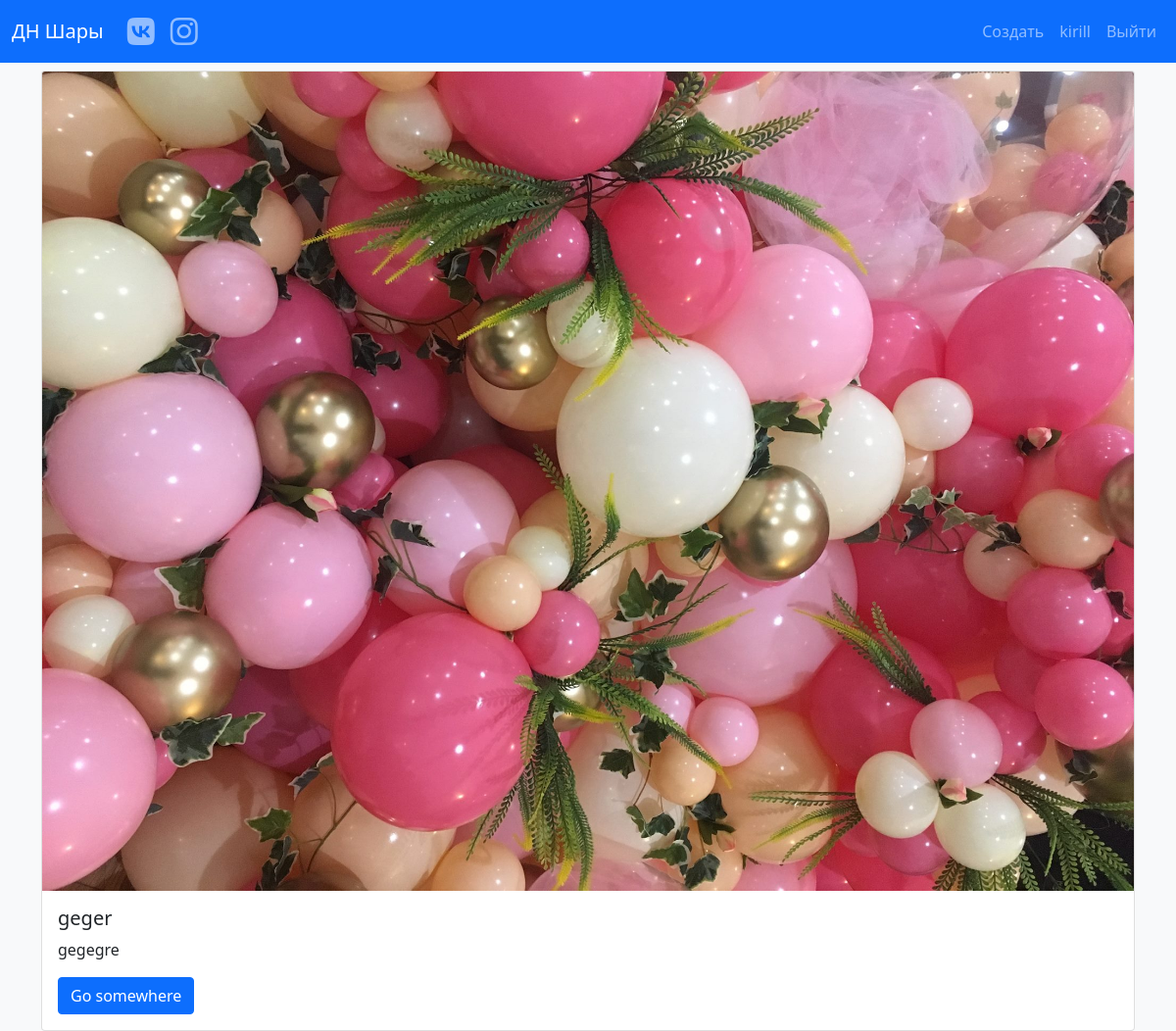
/products?category=2 (signed in), run on the app's committed database.
### tables this page shows
CREATE TABLE `users` (
  `id` int(11) NOT NULL,
  `username` varchar(255) NOT NULL,
  `password` varchar(255) NOT NULL
);

CREATE TABLE `products` (
  `id` int(11) NOT NULL,
  `user_id` int(11) NOT NULL,
  `category_id` int(11) NOT NULL,
  `image_name` varchar(55) NOT NULL,
  `title` varchar(255) NOT NULL,
  `description` text NOT NULL,
  `price` int(11) DEFAULT NULL
);

### config.php (called while the page is built)
<?php
$dns = 'mysql:host=localhost;dbname=balloons;charset=utf8';
$user = 'root';
$password = '';

### includes/classes/Model.php (called while the page is built, shortened)
<?php
class Model
{
    protected $tableName;
    private $pdo;
    public function __construct() {
        include __DIR__ . '/../../config.php';
        $this->pdo = new PDO($dns, $user, $password);
        $this->pdo->setAttribute(PDO::ATTR_ERRMODE, PDO::ERRMODE_EXCEPTION);
    }
    private function query($sql, $params = [])
    {
        $query = $this->pdo->prepare($sql);
        $query->execute($params);
        $query->setFetchMode(PDO::FETCH_CLASS, get_called_class());
        return $query;
    }
    public function get($column, $value)
    {
        $sql = "SELECT * FROM $this->tableName WHERE $column = :$column";
        $params = [":$column" => $value];
        $query = $this->query($sql, $params);
        return $query->fetch();
    }
    public function getAll($where = [], $params = [])
    {
        $sql = "SELECT * FROM $this->tableName";
        if ($where) {
            $sql .= ' WHERE ';
            foreach ($where as $key => $_) {
                $sql .= "$key = :$key AND ";
            }
            $sql = rtrim($sql, ' AND ');
        }
        $query = $this->query($sql, $where);
        return $query->fetchAll();
    }
}

### includes/classes/UserModel.php (called while the page is built, shortened)
<?php
include_once 'Model.php';
class UserModel extends Model
{
    function getLoggedInUser()
    {
        if (isset($_SESSION['username'])) {
            $user = $this->get('username', $_SESSION['username']);
            if ($user && $user->password === $_SESSION['password']) return $user;
            return false;
        }
        return false;
    }
}

### includes/classes/ProductModel.php (called while the page is built, shortened)
<?php
include_once 'Model.php';
class ProductModel extends Model
{
    public function getImageUrl()
    {
        $httpsOrHttp = isset($_SERVER['HTTPS']) && $_SERVER['HTTPS'] === 'on' ? 'https' : 'http';
        $host = $_SERVER['HTTP_HOST'];
        $url = "/images/$this->image_name";
        return $httpsOrHttp . '://' . $host . $url;
    }
}

### products.php (the view)
<?php
include 'header.php';
include 'includes/classes/ProductModel.php';
$category_id = $_GET['category'];
$products = (new ProductModel)->getAll(['category_id' => $category_id], ['orderBy' => '-id']);
?>
<?php foreach ($products as $product): ?>
    <div class="card w-100" style="width: 18rem;">
        <img src="<?= $product->getImageUrl() ?>" class="card-img-top" alt="...">
        <div class="card-body">
            <h5 class="card-title"><?= $product->title ?></h5>
            <p class="card-text"><?= $product->description ?></p>
            <a href="#" class="btn btn-primary">Go somewhere</a>
        </div>
    </div>
<?php endforeach; ?>
<?php include 'footer.php' ?>

### header.php (shortened to what this page needs)
<?php
include 'includes/classes/UserModel.php';
$user = (new UserModel)->getLoggedInUser();
?>
<html>
<head>
    <link href="https://cdn.jsdelivr.net/npm/bootstrap@5.0.0/dist/css/bootstrap.min.css" rel="stylesheet">
    <link rel="stylesheet" href="styles.css">
</head>
<body class="bg-light">
    <nav class="navbar navbar-expand-lg navbar-dark bg-primary mb-2">
        <div class="container-fluid">
            <a class="navbar-brand" href="/">ДН Шары</a>
            <div class="collapse navbar-collapse justify-content-between" id="navbarNavDropdown">
                <ul class="navbar-nav">
                    <li class="nav-item">
                        <a class="nav-link" href="https://vk.com/dn_shari" target="_blank"><i class="fab fa-vk fa-2x"></i></a>
                    </li>
                    <li class="nav-item">
                        <a class="nav-link" href="https://www.instagram.com/dn_shari/" target="_blank"><i class="fab fa-instagram fa-2x"></i></a>
                    </li>
                </ul>
                <?php if ($user): ?>
                    <ul class="navbar-nav">
                        <li class="nav-item">
                            <a class="nav-link" href="/product-form">Создать</a>
                        </li>
                        <li class="nav-item">
                            <a class="nav-link" href="#"><?= $user->username ?></a>
                        </li>
                        <li class="nav-item">
                            <a class="nav-link" href="/includes/logout-submit">Выйти</a>
                        </li>
                    </ul>
                <?php endif; ?>
            </div>
        </div>
    </nav>
    <div class="container">

### data on the page
users: username "kirill"
products: image_name (picture), title "geger", description "gegegre"
